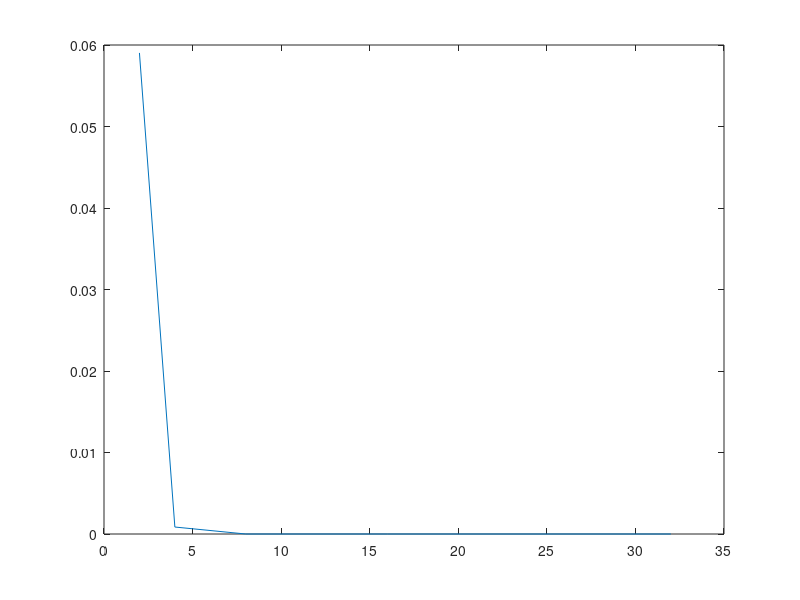

The MATLAB source for this figure:
clc;
clear;
n_given = [2,4,8,16,32];
E = [0,0,0,0,0];
temp = 1;
for n=[2,4,8,16,32]
    f = @(x) exp(x);
    x = linspace(-1,1,n+1);
    y = f(x);
    xp = linspace(-1,1,501);
    diff = zeros(n+1,n+1);
    diff(:,1)=y;
    
    for j=2:n+1
        for i=1:1:n-j+2
        diff(i,j)=diff(i+1,j-1)-diff(i,j-1);
        end
    end
    answer = y(1);
    h=x(2) - x(1);
    p=(xp-x(1))/h;
    for i=1:n
        term=1;
        for j=1:i
            term=term.*(p-j+1)/j;
        end
        answer = answer+term.*diff(1,i+1);
    end
    fp = answer;
    En = max(f(xp)-fp);
    fprintf('En = %u for n = %u\n',En,n);
    E(temp)=En;
    temp = temp+1;
end
E
plot(n_given, E)